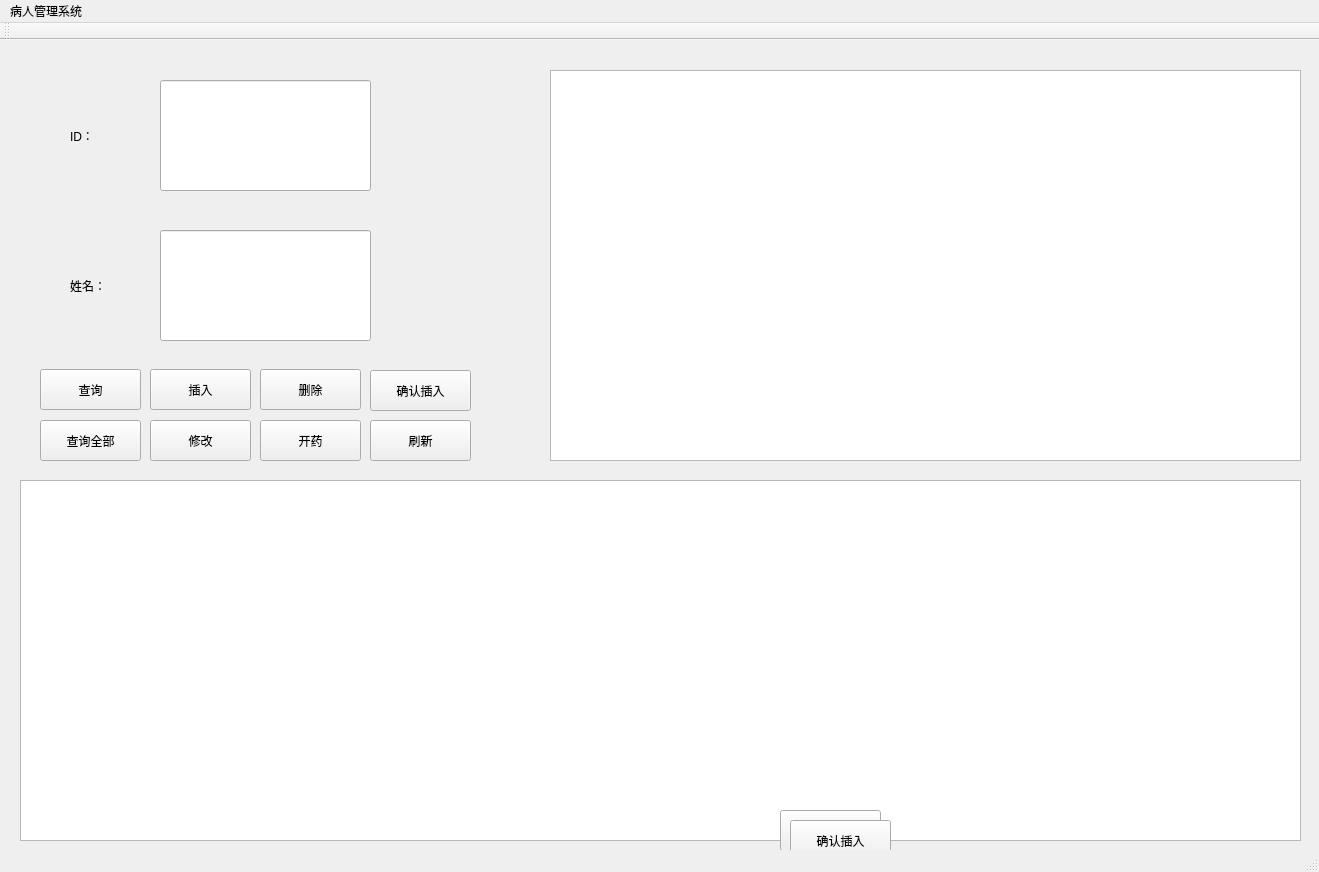
<?xml version="1.0" encoding="UTF-8"?>
<ui version="4.0">
 <class>MainWindow</class>
 <widget class="QMainWindow" name="MainWindow">
  <property name="geometry">
   <rect>
    <x>0</x>
    <y>0</y>
    <width>1319</width>
    <height>872</height>
   </rect>
  </property>
  <property name="windowTitle">
   <string>MainWindow</string>
  </property>
  <widget class="QWidget" name="centralWidget">
   <widget class="QLineEdit" name="lineEditid">
    <property name="geometry">
     <rect>
      <x>160</x>
      <y>40</y>
      <width>211</width>
      <height>111</height>
     </rect>
    </property>
    <property name="text">
     <string/>
    </property>
   </widget>
   <widget class="QLineEdit" name="lineEditname">
    <property name="geometry">
     <rect>
      <x>160</x>
      <y>190</y>
      <width>211</width>
      <height>111</height>
     </rect>
    </property>
   </widget>
   <widget class="QLabel" name="label">
    <property name="geometry">
     <rect>
      <x>70</x>
      <y>40</y>
      <width>61</width>
      <height>111</height>
     </rect>
    </property>
    <property name="text">
     <string>ID：</string>
    </property>
   </widget>
   <widget class="QLabel" name="label_2">
    <property name="geometry">
     <rect>
      <x>70</x>
      <y>190</y>
      <width>61</width>
      <height>111</height>
     </rect>
    </property>
    <property name="text">
     <string>姓名：</string>
    </property>
   </widget>
   <widget class="QTextEdit" name="textEdit">
    <property name="geometry">
     <rect>
      <x>550</x>
      <y>30</y>
      <width>751</width>
      <height>391</height>
     </rect>
    </property>
   </widget>
   <widget class="QPushButton" name="pushButton_search">
    <property name="geometry">
     <rect>
      <x>40</x>
      <y>329</y>
      <width>101</width>
      <height>41</height>
     </rect>
    </property>
    <property name="text">
     <string>查询</string>
    </property>
   </widget>
   <widget class="QPushButton" name="pushButton_prescribe">
    <property name="geometry">
     <rect>
      <x>260</x>
      <y>380</y>
      <width>101</width>
      <height>41</height>
     </rect>
    </property>
    <property name="text">
     <string>开药</string>
    </property>
   </widget>
   <widget class="QPushButton" name="pushButton_delete">
    <property name="geometry">
     <rect>
      <x>260</x>
      <y>329</y>
      <width>101</width>
      <height>41</height>
     </rect>
    </property>
    <property name="text">
     <string>删除</string>
    </property>
   </widget>
   <widget class="QPushButton" name="pushButton_insert">
    <property name="geometry">
     <rect>
      <x>150</x>
      <y>329</y>
      <width>101</width>
      <height>41</height>
     </rect>
    </property>
    <property name="text">
     <string>插入</string>
    </property>
   </widget>
   <widget class="QPushButton" name="pushButton_searchall">
    <property name="geometry">
     <rect>
      <x>40</x>
      <y>380</y>
      <width>101</width>
      <height>41</height>
     </rect>
    </property>
    <property name="text">
     <string>查询全部</string>
    </property>
   </widget>
   <widget class="QPushButton" name="pushButton_modify">
    <property name="geometry">
     <rect>
      <x>150</x>
      <y>380</y>
      <width>101</width>
      <height>41</height>
     </rect>
    </property>
    <property name="text">
     <string>修改</string>
    </property>
   </widget>
   <widget class="QTableView" name="tableView">
    <property name="geometry">
     <rect>
      <x>20</x>
      <y>440</y>
      <width>1281</width>
      <height>361</height>
     </rect>
    </property>
   </widget>
   <widget class="QPushButton" name="checkaddButton">
    <property name="geometry">
     <rect>
      <x>370</x>
      <y>330</y>
      <width>101</width>
      <height>41</height>
     </rect>
    </property>
    <property name="text">
     <string>确认插入</string>
    </property>
   </widget>
   <widget class="QPushButton" name="checkaddButton_2">
    <property name="geometry">
     <rect>
      <x>780</x>
      <y>770</y>
      <width>101</width>
      <height>41</height>
     </rect>
    </property>
    <property name="text">
     <string>确认插入</string>
    </property>
   </widget>
   <widget class="QPushButton" name="checkaddButton_3">
    <property name="geometry">
     <rect>
      <x>790</x>
      <y>780</y>
      <width>101</width>
      <height>41</height>
     </rect>
    </property>
    <property name="text">
     <string>确认插入</string>
    </property>
   </widget>
   <widget class="QPushButton" name="checkaddButton_refresh">
    <property name="geometry">
     <rect>
      <x>370</x>
      <y>380</y>
      <width>101</width>
      <height>41</height>
     </rect>
    </property>
    <property name="text">
     <string>刷新</string>
    </property>
   </widget>
  </widget>
  <widget class="QMenuBar" name="menuBar">
   <property name="geometry">
    <rect>
     <x>0</x>
     <y>0</y>
     <width>1319</width>
     <height>21</height>
    </rect>
   </property>
   <widget class="QMenu" name="menu">
    <property name="title">
     <string>病人管理系统</string>
    </property>
   </widget>
   <addaction name="menu"/>
  </widget>
  <widget class="QToolBar" name="mainToolBar">
   <attribute name="toolBarArea">
    <enum>TopToolBarArea</enum>
   </attribute>
   <attribute name="toolBarBreak">
    <bool>false</bool>
   </attribute>
  </widget>
  <widget class="QStatusBar" name="statusBar"/>
 </widget>
 <layoutdefault spacing="6" margin="11"/>
 <tabstops>
  <tabstop>lineEditid</tabstop>
  <tabstop>lineEditname</tabstop>
  <tabstop>pushButton_search</tabstop>
  <tabstop>pushButton_insert</tabstop>
  <tabstop>pushButton_delete</tabstop>
  <tabstop>pushButton_searchall</tabstop>
  <tabstop>pushButton_modify</tabstop>
  <tabstop>pushButton_prescribe</tabstop>
  <tabstop>textEdit</tabstop>
 </tabstops>
 <resources/>
 <connections/>
</ui>
